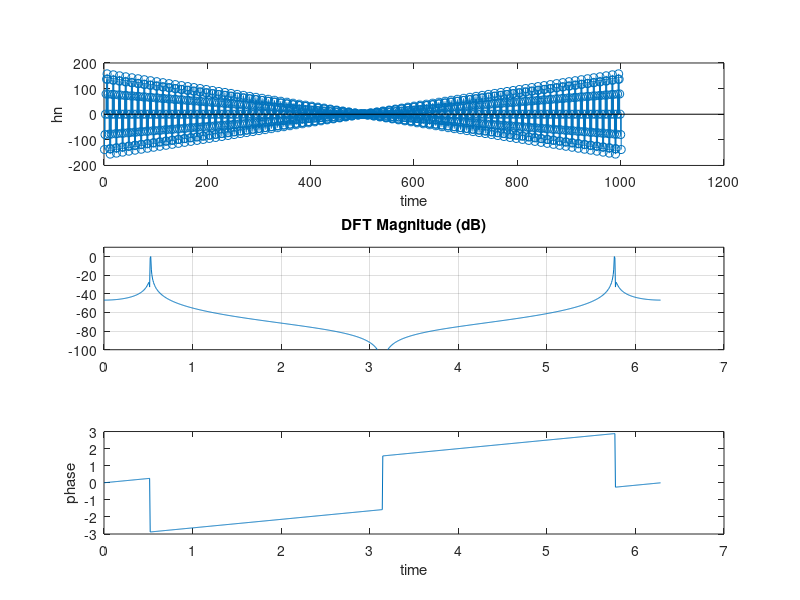

This chart was generated by the following MATLAB code:
N=1001;
n=0:N-1;
wn=ones(1,1001);
nc=(N-1)/2;

w=-pi/6:pi/6;
hd=1/pi*(n-nc).*(sin((n-nc)*(pi/6)));
hn=hd.*wn;
H=fft(hn,1001);
mag_H=20*log10(abs(H)/max(abs(H)));


figure;

subplot(3,1,1)
stem(hn);
xlabel('time');
ylabel('hn');

subplot(3, 1, 2);
plot(linspace(0, 2*pi, 1001), mag_H);
title('DFT Magnitude (dB)');
grid on;
ylim([-100, 10]);

subplot(3,1,3)
plot(linspace(0, 2*pi, 1001),angle(H));
xlabel('time');
ylabel('phase');
